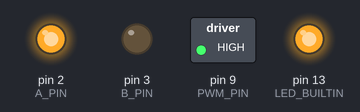
Bench run of a sketch on a simulated Arduino Uno, built with avr-gcc and run on an emulated ATmega328P. On the bench: switched loads named in the sketch (green lamp = pin HIGH), output pins drawn as LEDs (lit = HIGH).

Above: at 0.2 s.
At 0.7 s:
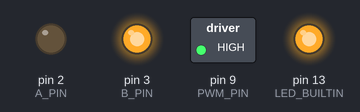
At 2.7 s:
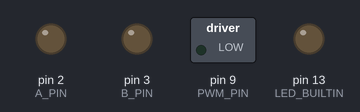
Timing chart, 0 to 3.5 s (numbered marks = the images above):
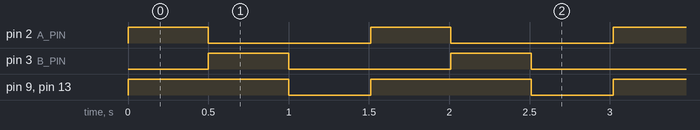

Measured:
- by itself, pin 2 (A_PIN), pin 3 (B_PIN): alternates HIGH for 0.50 s and LOW for 1.0 s
- by itself, pin 9 (PWM_PIN), pin 13 (LED_BUILTIN): alternates HIGH for 1.0 s and LOW for 0.51 s
- by itself, everything shown: repeats every 1.5 s, in 3 steps

The sketch:

h-bridge_test.ino
```cpp
/*
  H-Bridge Test
*/

// Globals
const int PWM_PIN = 9;
const int A_PIN = 2;
const int B_PIN = 3;

void setup() {

  // LED Feedback
  pinMode(LED_BUILTIN, OUTPUT);

  // Motor Digital Outputs
  pinMode(PWM_PIN, OUTPUT);  // PWM
  pinMode(A_PIN, OUTPUT);    // A
  pinMode(B_PIN, OUTPUT);    // B

  // Initialize
  digitalWrite(PWM_PIN, LOW);
  digitalWrite(A_PIN, LOW);
  digitalWrite(B_PIN, LOW);
}

void loop() {

  // Forward
  forward();
  delay(500);

  // Backward
  backward();
  delay(500);

  // Stop
  stop();
  delay(500);

  // Wait a bit
  delay(10);
}

// Go
void go()
{
  digitalWrite(LED_BUILTIN, HIGH);
  digitalWrite(PWM_PIN, HIGH);
}

// Stop
void stop()
{
  digitalWrite(LED_BUILTIN, LOW);
  digitalWrite(PWM_PIN, LOW);
  digitalWrite(A_PIN, LOW);
  digitalWrite(B_PIN, LOW);
}

// Forward
void forward()
{
  digitalWrite(A_PIN, HIGH);
  digitalWrite(B_PIN, LOW);

  // Move
  go();
}

// Backward
void backward()
{
  digitalWrite(A_PIN, LOW);
  digitalWrite(B_PIN, HIGH);

  // Move
  go();
}
```
